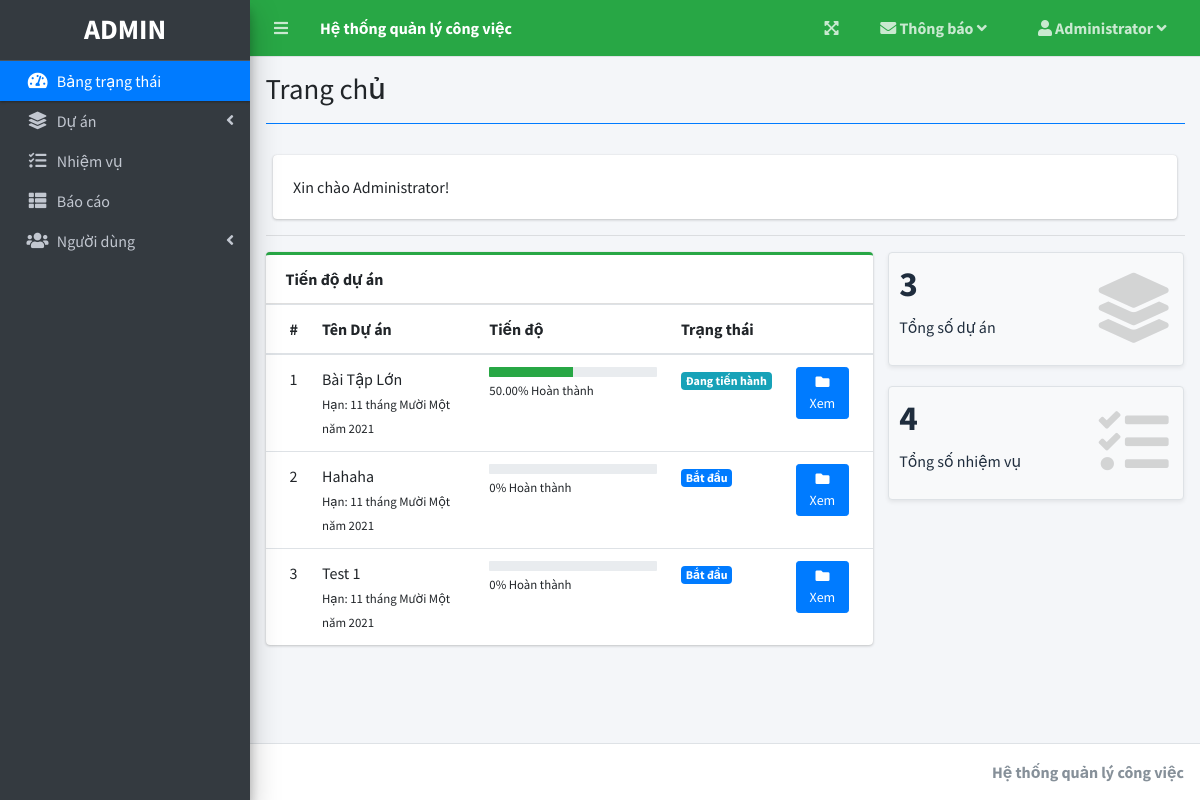
The page / (signed in) on the database its author committed.
### tables this page shows
CREATE TABLE `project_list` (
  `id` int(30) NOT NULL,
  `name` varchar(200) NOT NULL,
  `description` text NOT NULL,
  `status` tinyint(2) NOT NULL,
  `start_date` date NOT NULL,
  `end_date` date NOT NULL,
  `manager_id` int(30) NOT NULL,
  `user_ids` text NOT NULL,
  `date_created` datetime NOT NULL DEFAULT current_timestamp()
);

### home.php (the view, shortened to what this page needs)
<?php include('db_connect.php') ?>
<?php include 'vietnam_time.php' ?>
 <div class="col-12">
          <div class="card">
            <div class="card-body">
              Xin chào <?php echo $_SESSION['login_name'] ?>!
            </div>
          </div>
  </div>
  <hr>
  <?php
     $where2 = "";
    ?>
      <div class="row">
        <div class="col-md-8">
        <div class="card card-outline card-success">
          <div class="card-header">
            <b>Tiến độ dự án</b>
          </div>
          <div class="card-body p-0">
            <div class="table-responsive">
              <table class="table m-0 table-hover">
                <colgroup>
                  <col width="5%">
                  <col width="30%">
                  <col width="35%">
                  <col width="15%">
                  <col width="15%">
                </colgroup>
                <thead>
                  <th>#</th>
                  <th>Tên Dự án</th>
                  <th>Tiến độ</th>
                  <th>Trạng thái</th>
                  <th></th>
                </thead>
                <tbody>
                <?php
                $i = 1;
                $stat = array("Pending","Started","On-Progress","On-Hold","Over Due","Done");
                $where = "";
                $qry = $conn->query("SELECT * FROM project_list $where order by name asc");
                while($row= $qry->fetch_assoc()):
                $tprog = $conn->query("SELECT * FROM task_list where project_id = {$row['id']}")->num_rows;
                $cprog = $conn->query("SELECT * FROM task_list where project_id = {$row['id']} and status = 3")->num_rows;
                $prog = $tprog > 0 ? ($cprog/$tprog) * 100 : 0;
                $prog = $prog > 0 ?  number_format($prog,2) : $prog;
                $prod = $conn->query("SELECT * FROM user_productivity where project_id = {$row['id']}")->num_rows;
                if($row['status'] == 0 && strtotime(date('Y-m-d')) >= strtotime($row['start_date'])):
                if($prod  > 0  || $cprog > 0)
                  $row['status'] = 2;
                else
                  $row['status'] = 1;
                elseif($row['status'] == 0 && strtotime(date('Y-m-d')) > strtotime($row['end_date'])):
                $row['status'] = 4;
                endif;
                  ?>
                  <tr>
                      <td>
                         <?php echo $i++ ?>
                      </td>
                      <td>
                          <a>
                              <?php echo ucwords($row['name']) ?>
                          </a>
                          <br>
                          <small>
                              Hạn: <?php getTime(strtotime($row['end_date'])) ?>
                          </small>
                      </td>
                      <td class="project_progress">
                          <div class="progress progress-sm">
                              <div class="progress-bar bg-green" role="progressbar" aria-valuenow="57" aria-valuemin="0" aria-valuemax="100" style="width: <?php echo $prog ?>%">
                              </div>
                          </div>
                          <small>
                              <?php echo $prog ?>% Hoàn thành
                          </small>
                      </td>
                      <td class="project-state">
                          <?php
                            if($stat[$row['status']] =='Pending'){
                              echo "<span class='badge badge-secondary'>Đang chờ</span>";
                            }elseif($stat[$row['status']] =='Started'){
                              echo "<span class='badge badge-primary'>Bắt đầu</span>";
                            }elseif($stat[$row['status']] =='On-Progress'){
                              echo "<span class='badge badge-info'>Đang tiến hành</span>";
                            }elseif($stat[$row['status']] =='On-Hold'){
                              echo "<span class='badge badge-warning'>Tạm dừng</span>";
                            }elseif($stat[$row['status']] =='Over Due'){
                              echo "<span class='badge badge-danger'>Quá hạn</span>";
                            }elseif($stat[$row['status']] =='Done'){
                              echo "<span class='badge badge-success'>Hoàn thành</span>";
                            }
                          ?>
                      </td>
                      <td>
                        <a class="btn btn-primary btn-sm" href="./index.php?page=view_project&id=<?php echo $row['id'] ?>">
                              <i class="fas fa-folder">
                              </i>
                              Xem
                        </a>
                      </td>
                  </tr>
                <?php endwhile; ?>
                </tbody>
              </table>
            </div>
          </div>
        </div>
        </div>
        <div class="col-md-4">
          <div class="row">
          <div class="col-12 col-sm-6 col-md-12">
            <div class="small-box bg-light shadow-sm border">
              <div class="inner">
                <h3><?php echo $conn->query("SELECT * FROM project_list $where")->num_rows; ?></h3>
                <p>Tổng số dự án</p>
              </div>
              <div class="icon">
                <i class="fa fa-layer-group"></i>
              </div>
            </div>
          </div>
           <div class="col-12 col-sm-6 col-md-12">
            <div class="small-box bg-light shadow-sm border">
              <div class="inner">
                <h3><?php echo $conn->query("SELECT t.*,p.name as pname,p.start_date,p.status as pstatus, p.end_date,p.id as pid FROM task_list t inner join project_list p on p.id = t.project_id $where2")->num_rows; ?></h3>
                <p>Tổng số nhiệm vụ</p>
              </div>
              <div class="icon">
                <i class="fa fa-tasks"></i>
              </div>
            </div>
          </div>
      </div>
        </div>
      </div>

### vietnam_time.php (shortened to what this page needs)
<?php
function getTime($time) {
    $timeEng = ['Jan', 'Feb', 'Mar', 'Apr', 'May', 'Jun','Jul','Aug','Sep','Oct','Nov','Dec'];
    $timeVie = ['Một', 'Hai', 'Ba', 'Tư', 'Năm', 'Sáu', 'Bảy', 'Tám', 'Chín', 'Mười', 'Mười Một', 'Mười Hai'];
    $time = date('d \t\h\á\n\g M \n\ă\m Y', $time);
    $time = str_replace( $timeEng, $timeVie, $time);
    echo $time;
}
?>

### rows shown on the page
project_list: name "Bài Tập Lớn", prog "50.00", manager_id "Đang tiến hành"
project_list: name "Hahaha", prog "0", shows "Bắt đầu"
project_list: name "Test 1", prog "0", shows "Bắt đầu"

### other values the page prints
$_SESSION['system']['name'] "Hệ thống quản lý công việc"
$_SESSION['login_firstname'] "Administrator"
$title "Trang chủ"
$_SESSION['login_name'] "Administrator"
$conn->query("SELECT * FROM project_list $where")->num_rows "3"
